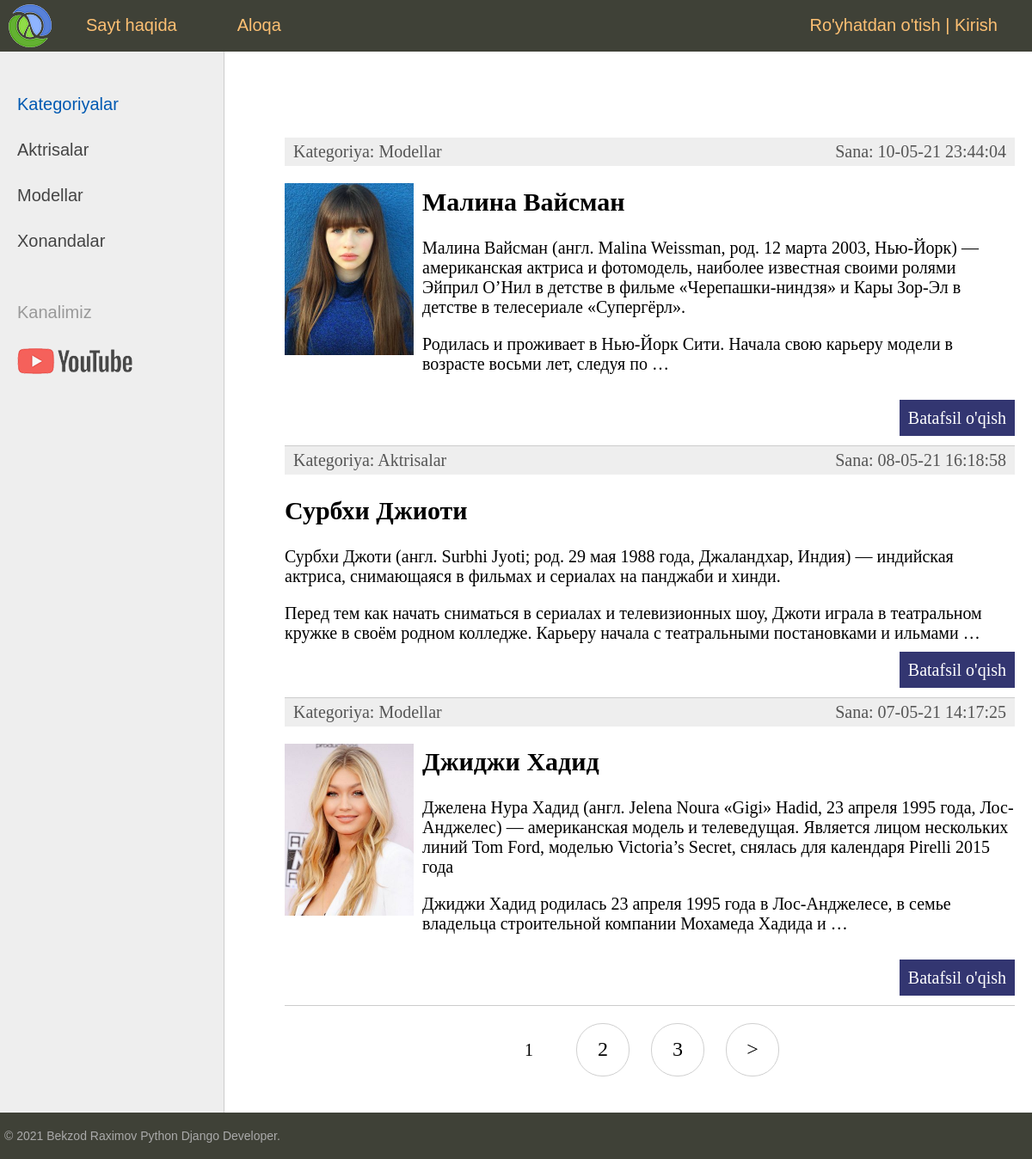
The app's page /, older data.
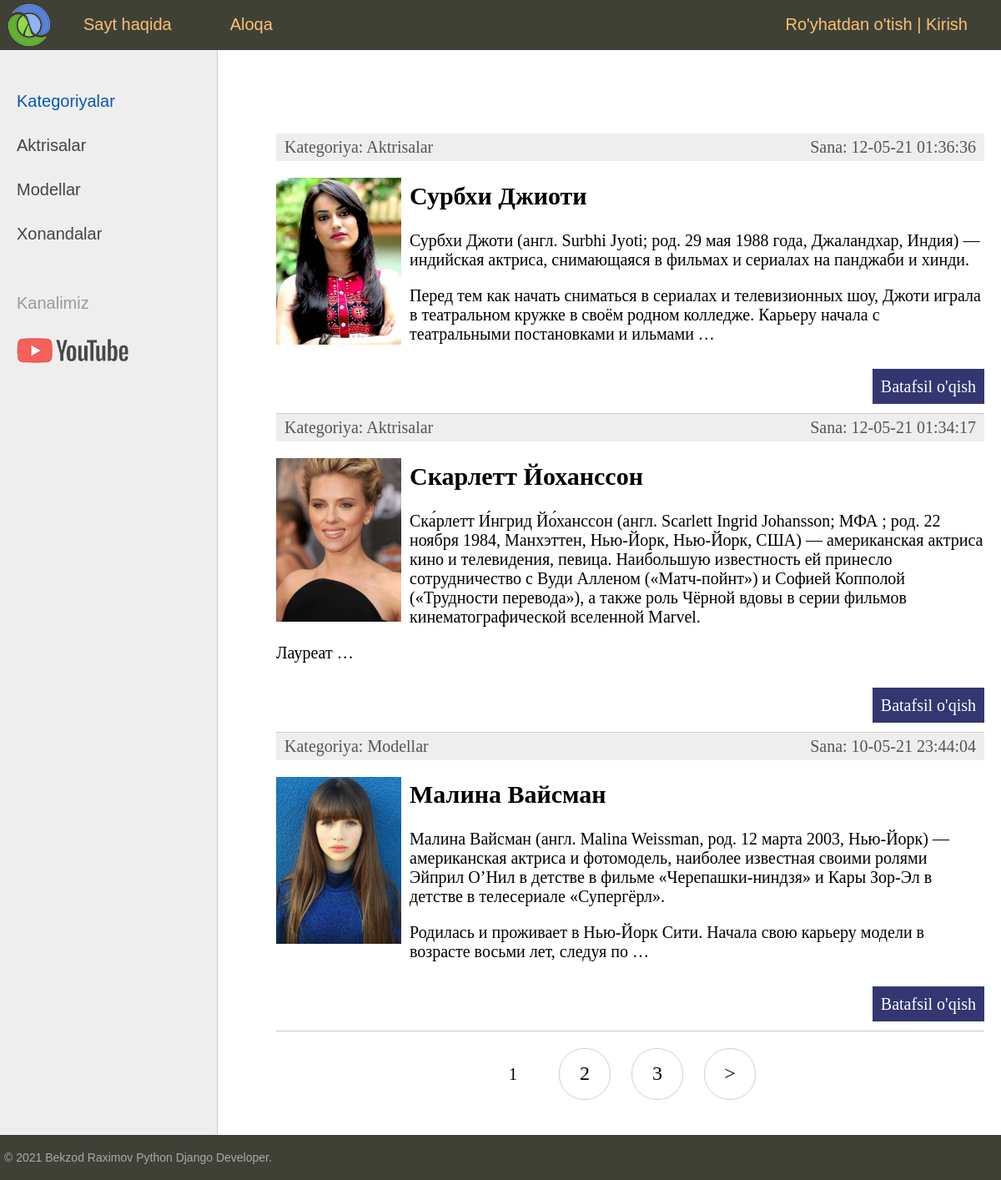
The same page, newer data.
### women/models.py (models this page shows, shortened)
class Category(models.Model):
    name = models.CharField(max_length=100, db_index=True, verbose_name = 'Kategoriya')
    slug = models.SlugField(max_length = 255, unique = True, db_index = True, verbose_name = 'URL')
    class Meta:
        verbose_name = 'Kategoriya'
        verbose_name_plural = 'Kategoriyalar'
        ordering = ['id']
    def __str__(self):
        return self.name
    def get_absolute_url(self):
        return reverse('category', kwargs = {'cat_slug': self.slug})

class Women(models.Model):
    title = models.CharField(max_length = 255, verbose_name = 'Sarlavha')
    slug = models.SlugField(max_length = 255, unique = True, db_index = True, verbose_name = 'URL')
    content = models.TextField(blank = True, verbose_name = 'Matn')
    photo = models.ImageField(upload_to = 'photos/%Y/%m/%d/', verbose_name = 'Rasm')
    time_create = models.DateTimeField(auto_now_add = True, verbose_name = 'Yaratilgan sana')
    time_update = models.DateTimeField(auto_now = True, verbose_name = "O'zgartirilgan sana")
    is_published = models.BooleanField(default = True, verbose_name = 'Publikatsiya')
    cat = models.ForeignKey('Category', on_delete = models.PROTECT, verbose_name = 'Kategoriya')
    class Meta:
        verbose_name = 'Mashhur ayol'
        verbose_name_plural = 'Mashhur ayollar'
        ordering = ['-time_update']
    def get_absolute_url(self):
        return reverse('post', kwargs = {'post_slug': self.slug})

### women/views.py (the view)
# urls.py: path('', cache_page(60)(WomenHome.as_view()), name = 'home'), # http://127.0.0.1:8000/
class WomenHome(DataMixin, ListView):
    model = Women
    template_name = 'women/index.html'
    context_object_name = 'posts'
    def get_context_data(self, *, object_list=None, **kwargs):
        context = super().get_context_data(**kwargs)
        c_def = self.get_user_context(title="Bosh sahifa")
        return dict(list(context.items()) + list(c_def.items()))
    def get_queryset(self):
        return Women.objects.filter(is_published=True).select_related('cat')

### women/utils.py (called while the page is built)
    def get_user_context(self, **kwargs):
        context = kwargs
        cats = cache.get('cats')
        if not cats:
            cats = Category.objects.annotate(Count('women'))
            cache.set('cats', cats, 60)
        user_menu = menu.copy()
        if not self.request.user.is_authenticated:
            user_menu.pop(1)
        context['menu'] = user_menu
        context['cats'] = cats
        if 'cat_selected' not in context:
            context['cat_selected'] = 0
        return context

### women/templates/women/index.html (shortened to what this page needs)
{% extends 'women/base.html' %}
{% block content %}
<ul class="list-articles">
    {% for p in posts %}
        <li>
          <div class="article-panel">
            <p class="first">Kategoriya: {{p.cat}}</p>
            <p class="last">Sana: {{p.time_update|date:"d-m-y H:i:s"}}</p>
          </div>
          {% if p.photo %}
            <p><img class="img-article-left thumb" src="{{p.photo.url}}" alt="{{p.title}}"></p>
          {% endif %}
        <h2>{{ p.title }}</h2>
        {% autoescape off %}
        <p>{{ p.content|linebreaks|truncatewords:50 }}</p>
        {% endautoescape %}
        <p class="link-read-post"><a href="{{ p.get_absolute_url }}">Batafsil o'qish</a></p></li>
    {% endfor %}
</ul>
{% endblock %}

### women/templates/women/base.html (shortened to what this page needs)
{% load static %}
{% load women_tags %}
<!DOCTYPE html>
<html lang="en" dir="ltr">
<head>
    <link type="text/css" href="{% static 'women/css/styles.css' %}" rel="stylesheet"/>
</head>
<body>
<table class="table-page" border=0 cellpadding="0" cellspacing="0">
    <tr>
        <td valign=top>
            {% block mainmenu %}
                <div class="header">
                    <ul id="mainmenu" class="mainmenu">
                        <li class="logo"><a href="{% url 'home' %}">
                            <div class="logo"></div>
                        </a></li>
                        {% for m in menu %}
                            <li><a href="{% url m.url_name %}">{{ m.title }}</a></li>
                        {% endfor %}
                        {% if request.user.is_authenticated %}
                        <li class="last">{{ user.username }} | <a href="{% url 'logout' %}">Chiqish</a></li>
                        {% else %}
                        <li class="last"><a href="{% url 'register' %}">Ro'yhatdan o'tish</a> | <a href="{% url 'login' %}">Kirish</a></li>
                        {% endif %}
                    </ul>
                </div>
            {% endblock mainmenu %}
            <table class="table-content" border=0 cellpadding="0" cellspacing="0">
                <tr>
                    <td valign="top" class="left-chapters">
                        <ul id="leftchapters">
                            {% if cat_selected == 0 %}
                                <li class="selected">Kategoriyalar</li>
                            {% else %}
                                <li><a href="{% url 'home' %}">Kategoriyalar</a></li>
                            {% endif %}
                            {% for c in cats %}
                                {% if c.women__count > 0 %}
                                    {% if c.pk == cat_selected %}
                                        <li class="selected">{{ c.name }}</li>
                                    {% else %}
                                        <li><a href="{{ c.get_absolute_url }}">{{ c.name }}</a></li>
                                    {% endif %}
                                {% endif %}
                            {% endfor %}
                            <li class="share">
                                <p>Kanalimiz</p>
                                <a class="share-yt" href="https://www.youtube.com/channel/UChL66C1F7dWGCIaOCXHzvuQ"
                                   target="_blank" rel="nofollow"></a>
                            </li>
                        </ul>
                    </td>
                    <td valign="top" class="content">
                        <div class="content-text">
                            {% block content %}
                            {% endblock %}
                            {% if page_obj.has_other_pages %}
                                <nav class="list-pages">
                                    <ul>
                                        {% for p in paginator.page_range %}
                                            {% if page_obj.number == p %}
                                                <li class="page-num page-num-selected">{{ p }}</li>
                                            {% elif p >= page_obj.number|add:-2 and p <= page_obj.number|add:2 %}
                                                <li class="page-num">
                                                    <a href="?page={{ p }}">{{ p }}</a>
                                                </li>
                                            {% endif %}
                                        {% endfor %}
                                        {% if page_obj.has_next %}
                                            <li class="page-num">
                                                <a href="?page={{ page_obj.next_page_number }}">&gt;</a>
                                            </li>
                                        {% endif %}
                                    </ul>
                                </nav>
                            {% endif %}
                        </div>
                    </td>
                </tr>
            </table>
        </td>
    </tr>
    <tr>
        <td valign=top>
            <div id="footer">
                <p>&copy; 2021 Bekzod Raximov Python Django Developer.</p>
            </div>
        </td>
    </tr>
</table>
</body>
</html>

### women/static/women/css/styles.css (style rules this page uses)
html, body { font-family: 'Arial'; margin: 0; padding: 0; height: 100%; width: 100%; color: #444; }
a { color: #0059b2; text-decoration: none; }
img { max-width: 600px; height: auto; }
img.img-article-left { max-width: 300px; height: auto; float: left; padding: 0 10px 10px 0; }
img.img-article-left.thumb { max-width: 150px; height: auto; }
p.link-read-post { text-align: right; }
p.link-read-post a { padding: 10px; min-width: 100px; background: #333671; color: #fff; text-decoration: none; }
div.article-panel { background: #eee; padding: 5px 10px 5px 10px; box-sizing border-box; overflow: hidden; color: #555; }
div.article-panel p.first { margin: 0; float: left; }
div.article-panel p.last { margin: 0; float: right; }
ul.list-articles { list-style: none; margin: 0; padding: 0; }
ul.list-articles li { border-bottom: 1px solid #ccc; }
.table-page { width: 100%; height: 100%; vertical-align: top; }
.table-page tr { height: 100%; }
.header { background: #3F4137; height: 60px; }
.logo { background: url('../images/logo.png') no-repeat 10px 5px; width: 70px; height: 60px; }
ul.mainmenu { list-style: none; margin: 0; padding: 0; height: 60px; color: #fdc073; font-size: 20px; overflow: hidden; }
ul.mainmenu li { float: left; margin: 18px 40px 0 30px; }
ul.mainmenu li.logo { margin: 0; }
ul.mainmenu li.last { float: right; }
ul.mainmenu li a { color: #fdc073; text-decoration: none; }
.table-content { width: 100%; min-height: 100%; height: 100%; }
.left-chapters { margin: 0; background: #eee; border-right: 1px solid #ccc; min-height: 100%; }
.left-chapters ul { width: 230px; min-height: 100%; margin: 0; padding: 20px 10px 10px 20px; list-style: none; font-size: 20px; }
.left-chapters ul li { margin: 30px 0 0 0; color: #999; }
.left-chapters ul li.selected { color: #0059b2; }
.left-chapters ul li a { color: #444; text-decoration: none; }
.left-chapters ul li.share { margin: 60px 0 0 0; }
.left-chapters ul li.share p { margin: 30px 0 30px 0; }
.left-chapters ul li.share a { display: inline-block; width: 40px; height: 40px; margin: 0 20px 0 0; }
.left-chapters ul li.share a.share-yt { width: 100%; height: 30px; background: url('../images/share_yt.png') no-repeat 0 0 }
.content { padding: 40px 20px 20px 40px; width: 100%; box-sizing: border-box; }
.content-text { margin: 60px 0 0 30px; color: #000; font-size: 20px; font-family: Yandex Sans Display Light; }
#footer { box-sizing: border-box; background: #3F4137; padding: 5px; color: #aaa; font-size: 14px; font-family: Verdana, Geneva, Arial, Helvetica; text-align: left; overflow: hidden; }
.list-pages { text-align: center; margin: 0 0 20px 0; }
.list-pages ul { margin: 20px 0 0 0; padding: 0; list-style: none; }
.list-pages ul li { display: inline-block; margin: 0 20px 0 0; }
.list-pages a { color: #000; font-size: 24px; text-decoration: none; }
.list-pages .page-num, .page-num-selected { display: inline-block; width: 60px; height: 44px; padding: 16px 0 0 0; border: 1px solid #d0d0d0; border-radius: 30px; }
.list-pages .page-num-selected { border: none; color: #000; font-size: 20px; }

Row changes from the older to the newer data that the page shows:
no longer on this page (row unchanged): Women: cat "Modellar", time_update "07-05-21 14:17:25", photo (picture), title "Джиджи Хадид", content "Джелена Нура Хадид (англ. Jelena Noura «Gigi» Hadid, 23 апреля 1995 года, Лос-Анджелес) — американская модель и телеведущая. Является лицом нескольких линий Tom Ford, моделью Victoria’s Secret, снялась для календаря Pirelli 2015 года Джиджи Хадид родилась 23 апреля 1995 года в Лос-Анджелесе, в семье владельца строительной компании Мохамеда Хадида и …"
changed Women "Сурбхи Джиоти": time_update "08-05-21 16:18:58" → "12-05-21 01:36:36"; photo: picture added; moves up the list
added Women: cat "Aktrisalar", time_update "12-05-21 01:34:17", photo (picture), title "Скарлетт Йоханссон", content "Ска́рлетт И́нгрид Йо́ханссон (англ. Scarlett Ingrid Johansson; МФА ; род. 22 ноября 1984, Манхэттен, Нью-Йорк, Нью-Йорк, США) — американская актриса кино и телевидения, певица. Наибольшую известность ей принесло сотрудничество с Вуди Алленом («Матч-пойнт») и Софией Копполой («Трудности перевода»), а также роль Чёрной вдовы в серии фильмов кинематографической вселенной Marvel. Лауреат …"
